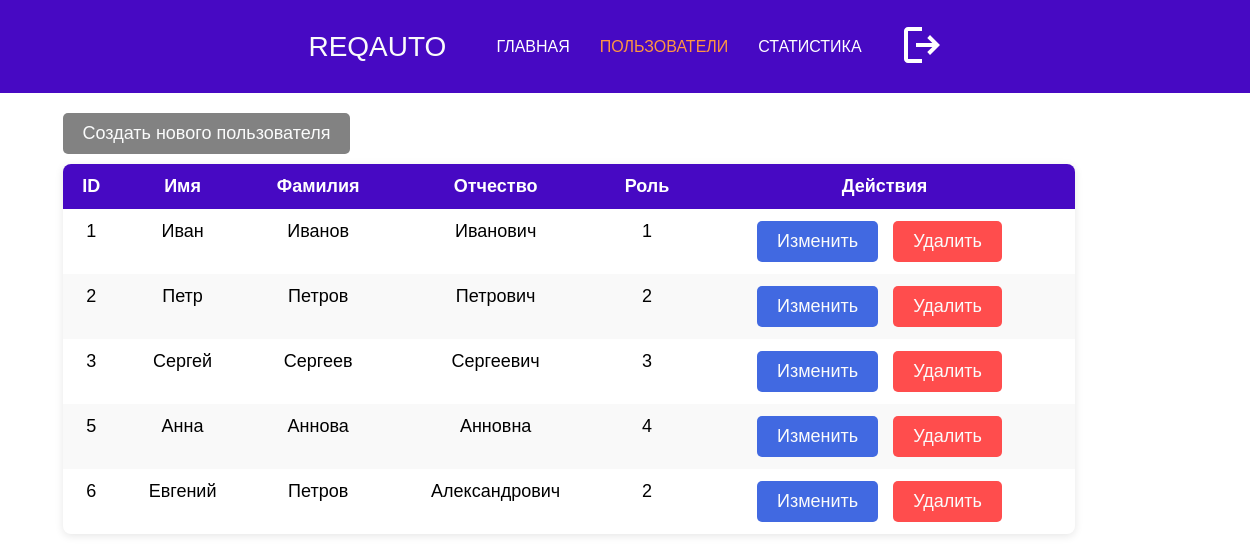
/admin_dashboard (signed in), run on the app's committed database.
### models.py (models this page shows)
class User(db.Model):
    __tablename__ = 'User'
    ID = db.Column(db.Integer, primary_key=True)
    username = db.Column(db.String(50), unique=True)
    password = db.Column(db.String(128))
    firstName = db.Column(db.String(50))
    lastName = db.Column(db.String(50))
    patronymic = db.Column(db.String(50))
    phone = db.Column(db.String(15))
    dateBirth = db.Column(db.Date, nullable=True)
    roleID = db.Column(db.Integer, db.ForeignKey('Role.ID'))
    photo = db.Column(db.String(256), nullable=True)

### app.py (the view)
@app.route('/admin_dashboard')
def admin_dashboard():
    if 'user_id' not in session:
        return redirect(url_for('auth'))
    user_id = session['user_id']
    user = User.query.get(user_id)
    if user.roleID != 1:
        return redirect(url_for('auth'))
    users = User.query.all()
    repair_requests = RepairRequest.query.all()
    return render_template('admin_dashboard.html', users=users)

### templates/admin_dashboard.html (shortened to what this page needs)
<!DOCTYPE html>
<html lang="en">
  <head>
    <link rel="stylesheet" href="/static/styles.css" />
    <link rel="stylesheet" href="/static/admin.css" />
  </head>
  <body>
    <header>
      <div class="logo">ReqAuto</div>
      <nav>
        <ul>
          <li><a href="{{ url_for('index') }}">Главная</a></li>
          <li><a href="#" class="active">Пользователи</a></li>
          <li><a href="{{ url_for('admin_statistics') }}">Статистика</a></li>
          <li>
            <form
              action="{{ url_for('logout') }}"
              method="post"
              class="logout-form"
            >
              <button type="submit" class="logout-button">
                <svg
                  xmlns="http://www.w3.org/2000/svg"
                  width="24"
                  height="24"
                  viewBox="0 0 24 24"
                >
                  <path
                    fill="#ffffff"
                    d="M5 21q-.825 0-1.412-.587T3 19V5q0-.825.588-1.412T5 3h7v2H5v14h7v2zm11-4l-1.375-1.45l2.55-2.55H9v-2h8.175l-2.55-2.55L16 7l5 5z"
                  />
                </svg>
              </button>
            </form>
          </li>
        </ul>
      </nav>
    </header>
    <main>
      <section class="users-section">
        <div class="admin-controls-container">
          <button
            class="button h3 button-create"
            onclick="window.location.href='{{ url_for('create_user') }}'"
          >
            Создать нового пользователя
          </button>
          <div class="admin-table-container">
            <table class="admin-table">
              <thead>
                <tr class="h3">
                  <th>ID</th>
                  <th>Имя</th>
                  <th>Фамилия</th>
                  <th>Отчество</th>
                  <th>Роль</th>
                  <th>Действия</th>
                </tr>
              </thead>
              <tbody>
                {% for user in users %}
                <tr class="h3">
                  <td>{{ user.ID }}</td>
                  <td>{{ user.firstName }}</td>
                  <td>{{ user.lastName }}</td>
                  <td>{{ user.patronymic }}</td>
                  <td>{{ user.roleID }}</td>
                  <td>
                    <button
                      class="button h3 button-edit"
                      onclick="window.location.href='{{ url_for('edit_user', user_id=user.ID) }}'"
                    >
                      Изменить
                    </button>
                    <button
                      class="button h3 button-delete"
                      onclick="deleteUser({{ user.ID }})"
                    >
                      Удалить
                    </button>
                  </td>
                </tr>
                {% endfor %}
              </tbody>
            </table>
          </div>
        </div>
      </section>
    </main>
  </body>
</html>

### static/styles.css (style rules this page uses)
html { scroll-behavior: smooth; }
html, body, p { margin: 0; padding: 0; width: 100%; height: 100%; }
.h3 { text-transform: initial; font-family: "Rubik", sans-serif; font-weight: 100; font-size: 18px; }
header { margin: 0; padding: 20px; background-color: #4709c3; width: 100%; position: sticky; display: flex; justify-content: center; top: 0; z-index: 100; }
.logo { display: flex; font-family: "Montserrat", sans-serif; font-weight: 100; text-transform: uppercase; margin-right: 50px; font-size: 28px; color: #fafbfb; align-items: center; }
nav ul { list-style: none; padding-left: 0; display: flex; justify-content: center; }
nav a { text-decoration: none; color: #fff; display: flex; justify-content: center; }
nav li { display: inline; font-family: "Montserrat", sans-serif; font-weight: 100; text-transform: uppercase; margin: 0 30px 0 0; font-size: 16px; display: flex; justify-content: center; align-items: center; }
.active { color: #ff9640; }
.button { background-color: #f9fafa; width: fit-content; height: fit-content; padding: 10px 20px; max-width: 100%; border-radius: 5px; border-style: none; color: #000; }
.logout-button { background: none; border: none; cursor: pointer; }
.logout-button svg { width: 48px; height: 48px; }

### static/admin.css (style rules this page uses)
nav ul { list-style: none; padding-left: 0; display: flex; justify-content: center; margin: 0; }
.admin-controls-container { display: flex; flex-direction: column; align-items: flex-start; width: 90%; margin: 0 auto; }
.admin-table-container { width: 100%; }
.admin-table { width: 90%; border-collapse: collapse; box-shadow: 0 2px 8px rgba(0, 0, 0, 0.1); border-radius: 8px; overflow: hidden; }
.admin-table th { background-color: #4709c3; color: white; font-weight: bold; padding: 12px; text-align: center; border: none; }
.admin-table td { padding: 12px; text-align: center; border: none; vertical-align: top; }
.admin-table tr:nth-child(even) { background-color: #f9f9f9; }
.button-delete { background-color: #ff4d4d; color: #fafbfb; }
.button-edit { background-color: #4169e1; color: #fafbfb; }
.button-create { align-self: flex-start; margin-top: 20px; margin-bottom: 10px; background-color: #828282; color: #fafbfb; }
.button-edit, .button-delete, .button-create { margin-right: 10px; }

### data on the page
User: ID "1", firstName "Иван", lastName "Иванов", patronymic "Иванович", roleID "1"
User: ID "2", firstName "Петр", lastName "Петров", patronymic "Петрович", roleID "2"
User: ID "3", firstName "Сергей", lastName "Сергеев", patronymic "Сергеевич", roleID "3"
User: ID "5", firstName "Анна", lastName "Аннова", patronymic "Анновна", roleID "4"
User: ID "6", firstName "Евгений", lastName "Петров", patronymic "Александрович", roleID "2"
